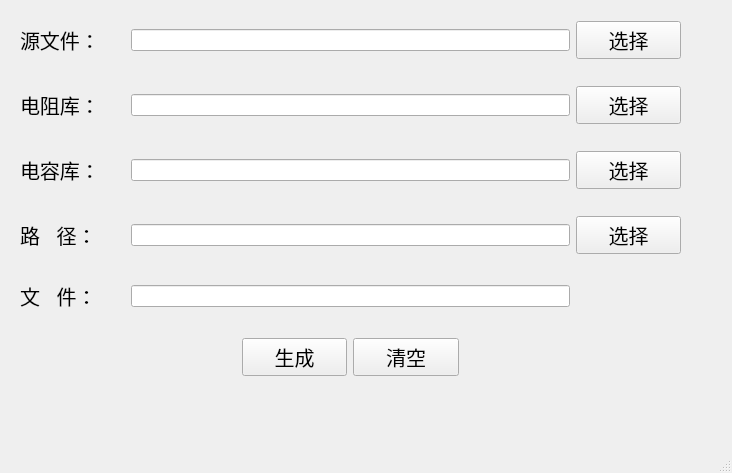
<?xml version="1.0" encoding="UTF-8"?>
<ui version="4.0">
 <class>MainWindow</class>
 <widget class="QMainWindow" name="MainWindow">
  <property name="geometry">
   <rect>
    <x>0</x>
    <y>0</y>
    <width>732</width>
    <height>473</height>
   </rect>
  </property>
  <property name="windowTitle">
   <string>MainWindow</string>
  </property>
  <property name="windowIcon">
   <iconset>
    <normaloff>51kK3g5apzL._AC_SY450_.png</normaloff>51kK3g5apzL._AC_SY450_.png</iconset>
  </property>
  <widget class="QWidget" name="centralwidget">
   <widget class="QWidget" name="">
    <property name="geometry">
     <rect>
      <x>20</x>
      <y>0</y>
      <width>661</width>
      <height>401</height>
     </rect>
    </property>
    <layout class="QGridLayout" name="gridLayout" columnstretch="0,0,0,0,0,0">
     <item row="3" column="0">
      <widget class="QLabel" name="label_obj">
       <property name="font">
        <font>
         <pointsize>15</pointsize>
        </font>
       </property>
       <property name="text">
        <string>路   径：</string>
       </property>
      </widget>
     </item>
     <item row="2" column="1" colspan="4">
      <widget class="QLineEdit" name="lineEdit_cap"/>
     </item>
     <item row="1" column="5">
      <widget class="QPushButton" name="btn_search_res">
       <property name="font">
        <font>
         <pointsize>15</pointsize>
        </font>
       </property>
       <property name="text">
        <string>选择</string>
       </property>
      </widget>
     </item>
     <item row="3" column="1" colspan="4">
      <widget class="QLineEdit" name="lineEdit_path"/>
     </item>
     <item row="3" column="5">
      <widget class="QPushButton" name="btn_obj_path">
       <property name="font">
        <font>
         <pointsize>15</pointsize>
        </font>
       </property>
       <property name="text">
        <string>选择</string>
       </property>
      </widget>
     </item>
     <item row="0" column="5">
      <widget class="QPushButton" name="btn_src">
       <property name="font">
        <font>
         <pointsize>15</pointsize>
        </font>
       </property>
       <property name="text">
        <string>选择</string>
       </property>
      </widget>
     </item>
     <item row="0" column="1" colspan="4">
      <widget class="QLineEdit" name="lineEdit_src_file"/>
     </item>
     <item row="6" column="2">
      <widget class="QPushButton" name="btn_gen">
       <property name="font">
        <font>
         <pointsize>15</pointsize>
        </font>
       </property>
       <property name="text">
        <string>生成</string>
       </property>
      </widget>
     </item>
     <item row="1" column="1" colspan="4">
      <widget class="QLineEdit" name="lineEdit_res"/>
     </item>
     <item row="0" column="0">
      <widget class="QLabel" name="label_src">
       <property name="font">
        <font>
         <pointsize>15</pointsize>
        </font>
       </property>
       <property name="text">
        <string>源文件：</string>
       </property>
      </widget>
     </item>
     <item row="2" column="5">
      <widget class="QPushButton" name="btn_search_cap">
       <property name="font">
        <font>
         <pointsize>15</pointsize>
        </font>
       </property>
       <property name="text">
        <string>选择</string>
       </property>
      </widget>
     </item>
     <item row="2" column="0">
      <widget class="QLabel" name="label">
       <property name="font">
        <font>
         <pointsize>15</pointsize>
        </font>
       </property>
       <property name="text">
        <string>电容库：</string>
       </property>
      </widget>
     </item>
     <item row="1" column="0">
      <widget class="QLabel" name="label_search">
       <property name="font">
        <font>
         <pointsize>15</pointsize>
        </font>
       </property>
       <property name="text">
        <string>电阻库：</string>
       </property>
      </widget>
     </item>
     <item row="5" column="0">
      <widget class="QLabel" name="label_2">
       <property name="font">
        <font>
         <pointsize>15</pointsize>
        </font>
       </property>
       <property name="text">
        <string>文   件：</string>
       </property>
      </widget>
     </item>
     <item row="6" column="3">
      <widget class="QPushButton" name="btn_clear">
       <property name="font">
        <font>
         <pointsize>15</pointsize>
        </font>
       </property>
       <property name="text">
        <string>清空</string>
       </property>
      </widget>
     </item>
     <item row="5" column="1" colspan="4">
      <widget class="QLineEdit" name="lineEdit_file_name"/>
     </item>
    </layout>
   </widget>
  </widget>
  <widget class="QMenuBar" name="menubar">
   <property name="geometry">
    <rect>
     <x>0</x>
     <y>0</y>
     <width>732</width>
     <height>22</height>
    </rect>
   </property>
  </widget>
  <widget class="QStatusBar" name="statusbar"/>
 </widget>
 <resources/>
 <connections/>
</ui>
